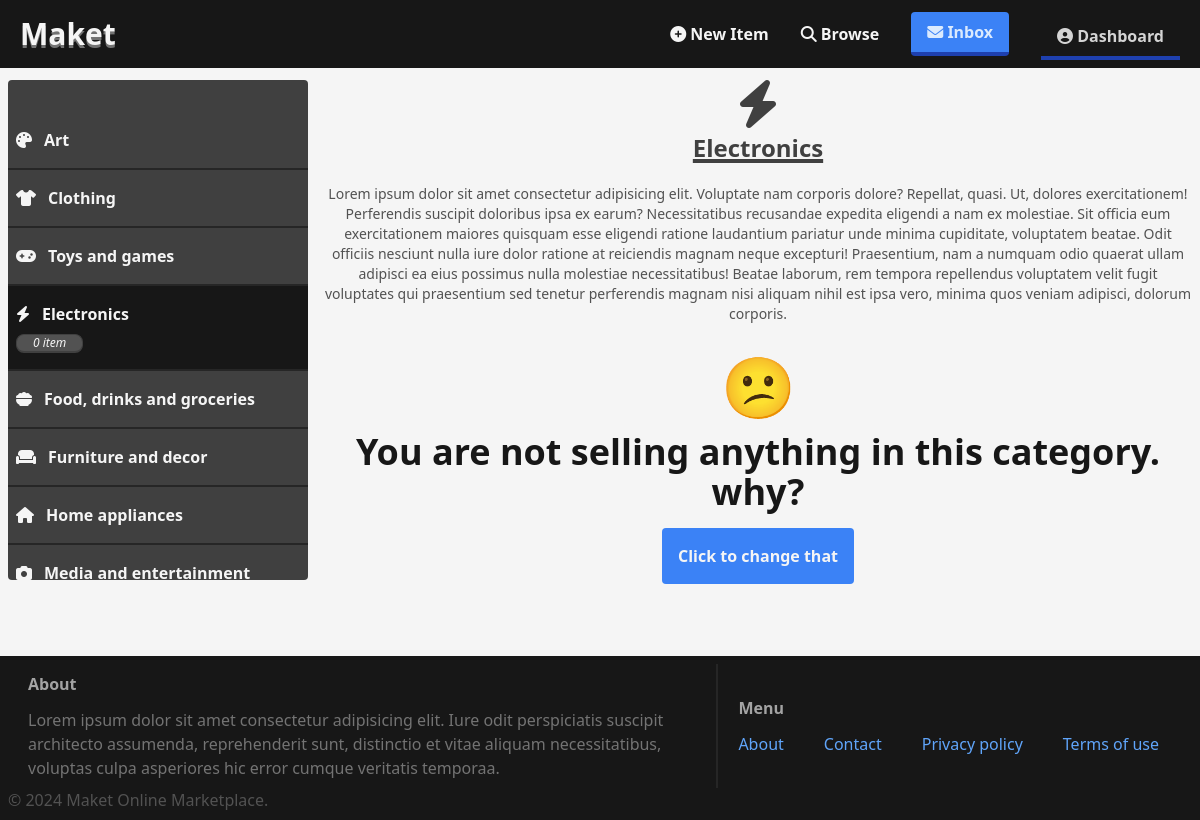
/dashboard/category/?query=Electronics (signed in), run on the app's committed database.
### item/models.py (models this page shows, shortened)
class Category(models.Model):
  name = models.CharField(max_length=255, unique=True)
  description = models.TextField(default="")
  class Meta:
    ordering = ('name',)
    verbose_name_plural = "Categories"

### dashboard/views.py (the view)
# urls.py: path("category/", categories, name="category"),
@login_required
def categories(request):
  query = request.GET.get("query", '')
  items = []
  categories_nd_item_number = {}
  categories = Category.objects.all()
  categories = sorted(categories, key=lambda category: len(category.items.filter(created_by=request.user)), reverse=True)
  for category in categories:
    category_name = category.name
    all_items = category.items.filter(created_by=request.user)
    categories_nd_item_number[category_name] = [len(all_items), category.description]
  if query:
    category = list(filter(lambda category: query == category.name, categories))[0]
    if category:
      items = category.items.filter(created_by=request.user)
  else:
    query = categories[0].name
    category = list(filter(lambda category: query == category.name, categories))[0]
    if category:
      items = category.items.filter(created_by=request.user)
  return render(request, "dashboard/categories.html", {
    "items": items,
    "categories": categories_nd_item_number,
    "query": query
  })

### dashboard/templates/dashboard/categories.html (shortened to what this page needs)
{% extends "core/base.html" %}
{% block content %}
  <div class="flex gap-4 max-md:flex-col sm:-mx-4 sm:-my-4 max-sm:-mx-2 max-sm:-my-2 max-sm:mb-2">
    <aside class="group/aside md:sticky top-20 left-2 min-w-[25%] md:mb-4 md:max-w-[30%] md:h-[500px] max-md:w-[100%] max-md:min-h-[120px]">
      <div class="h-full overflow-auto py-4 text-neutral-100 bg-neutral-700 md:rounded [&::-webkit-scrollbar]:w-0 [&::-webkit-scrollbar]:h-2 [&::-webkit-scrollbar-track]:bg-neutral-700 [&::-webkit-scrollbar-track]:rounded-r [&::-webkit-scrollbar-thumb]:bg-neutral-400 max-md:py-0 group-hover/aside:[&::-webkit-scrollbar]:w-2">
        <div class="my-4 overflow-x-auto divide-neutral-800 md:divide-y-2 max-md:divide-x-2 max-md:flex max-md:flex-nowrap max-md:my-0 [&::-webkit-scrollbar]:h-0 [&::-webkit-scrollbar-track]:bg-neutral-700 [&::-webkit-scrollbar-track]:rounded-r [&::-webkit-scrollbar-thumb]:bg-neutral-400 group-hover/aside:[&::-webkit-scrollbar]:h-2">
          {% for category, items_list in categories.items %}
            <a href="{% url 'dashboard:category' %}?query={{ category }}" class="group/cat flex flex-col gap-y-2 px-2 py-4 max-md:justify-center max-md:items-center {% if query == category %} bg-neutral-900 {% else %} hover:bg-neutral-800 {% endif %}">
              <p class="flex gap-3 items-center max-md:justify-center max-md:w-[120px] max-md:flex-col">
                {% if category == "Toys and games" %}
                  <i class="fa-solid fa-gamepad"></i>
                {% elif category == "Clothing" %}
                  <i class="fa-solid fa-shirt"></i>
                {% elif category == "Art" %}
                  <i class="fa-solid fa-palette"></i>
                {% elif category == "Electronics" %}
                  <i class="fa-solid fa-bolt"></i>
                {% elif category == "Food, drinks and groceries" %}
                  <i class="fa-solid fa-bowl-food"></i>
                {% elif category == "Furniture and decor" %}
                  <i class="fa-solid fa-couch"></i>
                {% elif category == "Home appliances" %}
                  <i class="fa-solid fa-house"></i>
                {% elif category == "Media and entertainment" %}
                  <i class="fa-solid fa-camera"></i>
                {% elif category == "Personal care and Beauty" %}
                  <i class="fa-solid fa-hand-holding-heart"></i>
                {% elif category == "Software" %}
                  <i class="fa-solid fa-compact-disc"></i>
                {% endif %}
                <span class="font-bold max-md:text-center">{{ category }}</span>
              </p>
              <p class="{% if query == category %} flex {% else %} hidden {% endif %} w-[fit-content] italic text-xs px-4 bg-neutral-600 text-neutral-100 border border-neutral-700 border-b-2 rounded-lg group-hover/cat:flex">{{ items_list.0 }} {% if items_list.0 > 1 %} items {% else %} item {% endif %}</p>
            </a>
          {% endfor %}
        </div>
      </div>
    </aside>
    <section class="w-[100%] py-2 min-h-[500px] text-neutral-900">
      <h2 id="category-heading" class="flex flex-col gap-y-1 items-center justify-center text-neutral-700 font-bold py-2 mb-3 text-2xl">
        {% if query == "Toys and games" %}
          <i class="fa-solid fa-gamepad text-5xl"></i>
        {% elif query == "Clothing" %}
          <i class="fa-solid fa-shirt text-5xl"></i>
        {% elif query == "Art" %}
          <i class="fa-solid fa-palette text-5xl"></i>
        {% elif query == "Electronics" %}
          <i class="fa-solid fa-bolt text-5xl"></i>
        {% elif query == "Food, drinks and groceries" %}
          <i class="fa-solid fa-bowl-food text-5xl"></i>
        {% elif query == "Furniture and decor" %}
          <i class="fa-solid fa-couch text-5xl"></i>
        {% elif query == "Home appliances" %}
          <i class="fa-solid fa-house text-5xl"></i>
        {% elif query == "Media and entertainment" %}
          <i class="fa-solid fa-camera text-5xl"></i>
        {% elif query == "Personal care and Beauty" %}
          <i class="fa-solid fa-hand-holding-heart text-5xl"></i>
        {% elif query == "Software" %}
          <i class="fa-solid fa-compact-disc text-5xl"></i>
        {% endif %}
        <span class="underline underline-offset-2 decoration-4">{{ query }}</span>
      </h2>
      <p class="mb-8 mt-3 px-2 text-neutral-600 text-sm text-center">
        {% for category, items_list in categories.items %}
          {% if query == category %}
            {{ items_list.1 }}
          {% endif %}
        {% endfor %}
      </p>
      <div id="items-container" class="px-2 flex flex-wrap gap-6 items-center justify-center">
        {% if not items %}
          <p class="flex flex-col gap-y-4 justify-center items-center pb-16">
            <span class="text-6xl">😕</span>
            <span class="text-4xl font-semibold text-center">You are not selling anything in this category. why?</span>
            <a href="{% url 'item:newItem' %}" class="bg-blue-500 flex items-center justify-center px-4 py-4 rounded text-center text-neutral-100 font-semibold hover:bg-blue-500/90">Click to  change that</a>
          </p>
        {% endif %}
      </div>
    </section>
  </div>
{% endblock %}

### data on the page
Category: categories "Art"
Category: categories "Clothing"
Category: categories "Toys and games"
Category: categories "Electronics", name "Electronics", description "Lorem ipsum dolor sit amet consectetur adipisicing elit. Voluptate nam corporis dolore? Repellat, quasi. Ut, dolores exercitationem! Perferendis suscipit doloribus ipsa ex earum? Necessitatibus recusandae expedita eligendi a nam ex molestiae. Sit officia eum exercitationem maiores quisquam esse eligendi ratione laudantium pariatur unde minima cupiditate, voluptatem beatae. Odit officiis nesciunt nulla iure dolor ratione at reiciendis magnam neque excepturi! Praesentium, nam a numquam odio quaerat ullam adipisci ea eius possimus nulla molestiae necessitatibus! Beatae laborum, rem tempora repellendus voluptatem velit fugit voluptates qui praesentium sed tenetur perferendis magnam nisi aliquam…"
Category: categories "Food, drinks and groceries"
Category: categories "Furniture and decor"
Category: categories "Home appliances"
Category: categories "Media and entertainment"

### other printed values
{{ items_list.0 }} "0"
